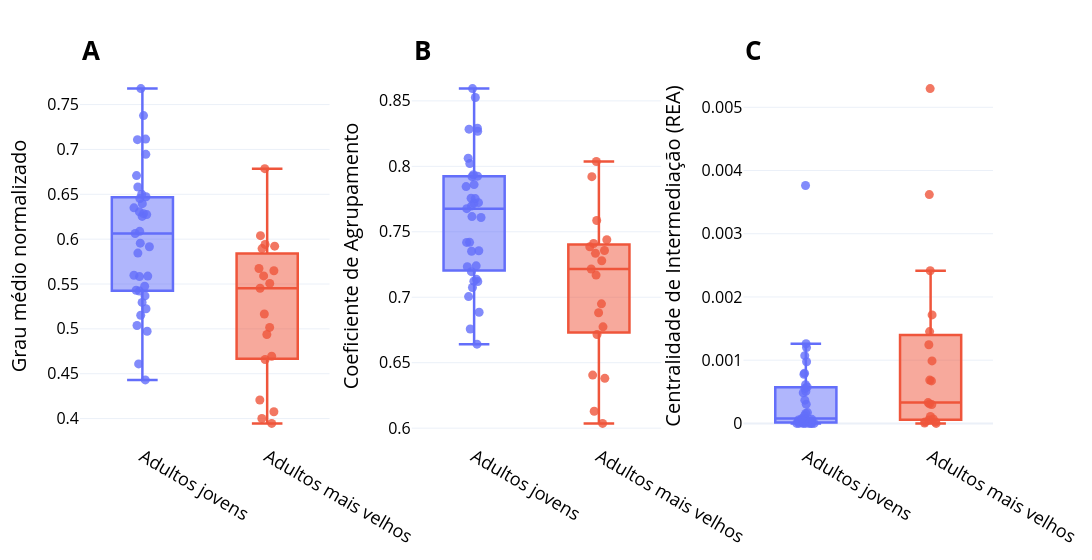

The notebook cell saved with this chart:
### Code cell
from pathlib import Path

import plotly.graph_objects as go
from plotly.subplots import make_subplots

AGE_PANELS = [
    ("degree_mean", "Grau médio normalizado", "A"),
    ("bin_clustering_mean", "Coeficiente de Agrupamento", "B"),
    ("betweenness_mean", "Centralidade de Intermediação (REA)", "C"),
]
AGE_LABELS = {"young": "Adultos jovens", "older": "Adultos mais velhos"}
AGE_COLORS = {"Adultos jovens": "#636EFA", "Adultos mais velhos": "#EF553B"}

# um ponto por participante: média de EO e EC
per_participant = (
    df_healthy.groupby(["subject_id", "Faixa Etária"], as_index=False)[[m for m, _, _ in AGE_PANELS]]
    .mean()
    .assign(grupo=lambda d: d["Faixa Etária"].map(AGE_LABELS))
)

fig_age = make_subplots(
    rows=1,
    cols=3,
    horizontal_spacing=0.09,
    subplot_titles=[f"<b>{tag}</b>" for _, _, tag in AGE_PANELS],
)
for col, (metric, ylabel, _tag) in enumerate(AGE_PANELS, start=1):
    for grupo, color in AGE_COLORS.items():
        sub = per_participant.loc[per_participant["grupo"] == grupo]
        fig_age.add_trace(
            go.Box(
                x=sub["grupo"],
                y=sub[metric],
                name=grupo,
                marker=dict(color=color, size=9, opacity=0.8),
                line=dict(color=color, width=2.5),
                boxpoints="all",
                jitter=0.35,
                pointpos=0,
                showlegend=False,
            ),
            row=1,
            col=col,
        )
    fig_age.update_yaxes(title_text=ylabel, row=1, col=col)

fig_age.update_xaxes(categoryorder="array", categoryarray=list(AGE_COLORS), tickfont_size=18)
fig_age.update_yaxes(title_font_size=20, tickfont_size=16)
fig_age.update_annotations(font_size=26, x=None, xanchor="left")
for ann, col in zip(fig_age.layout.annotations, range(1, 4)):
    ann.x = fig_age.get_subplot(1, col).xaxis.domain[0]
fig_age.update_layout(
    template="plotly_white",
    font=dict(size=18, color="black"),
    width=1500,
    height=560,
    margin=dict(l=80, r=30, t=70, b=70),
)
fig_age.show()

out_png = Path("../../figures/fig_metricas_idade_abc.png")
out_png.parent.mkdir(parents=True, exist_ok=True)
try:
    fig_age.write_image(out_png, scale=3)
    print(f"Salvo: {out_png.resolve()}")
except ValueError as err:
    # kernel iniciado antes de instalar o kaleido: reinicie o kernel para exportar PNG
    out_html = out_png.with_suffix(".html")
    fig_age.write_html(out_html)
    print(f"PNG não exportado ({err.__class__.__name__}). HTML: {out_html.resolve()}")

### Figure 1 — Plotly figure (JSON) as saved in the notebook; plotly's stock layout.template omitted (floating-point values rounded to 4 significant figures)
{"data": [{"boxpoints": "all", "jitter": 0.35, "line": {"color": "#636EFA", "width": 2.5}, "marker": {"color": "#636EFA", "opacity": 0.8, "size": 9}, "name": "Adultos jovens", "pointpos": 0, "showlegend": false, "type": "box", "x": ["Adultos jovens", "Adultos jovens", "Adultos jovens", "Adultos jovens", "Adultos jovens", "Adultos jovens", "Adultos jovens", "Adultos jovens", "Adultos jovens", "Adultos jovens", "Adultos jovens", "Adultos jovens", "Adultos jovens", "Adultos jovens", "Adultos jovens", "Adultos jovens", "Adultos jovens", "Adultos jovens", "Adultos jovens", "Adultos jovens", "Adultos jovens", "Adultos jovens", "Adultos jovens", "Adultos jovens", "Adultos jovens", "Adultos jovens", "Adultos jovens", "Adultos jovens", "Adultos jovens", "Adultos jovens", "Adultos jovens", "Adultos jovens", "Adultos jovens", "Adultos jovens", "Adultos jovens"], "xaxis": "x", "y": [0.4431, 0.5475, 0.6708, 0.6946, 0.5844, 0.5151, 0.6472, 0.7115, 0.6395, 0.4973, 0.6273, 0.5224, 0.5598, 0.5367, 0.6284, 0.5037, 0.6304, 0.7678, 0.6452, 0.461, 0.7377, 0.7109, 0.6063, 0.6253, 0.5915, 0.5295, 0.5588, 0.6349, 0.5431, 0.5955, 0.6581, 0.6087, 0.5422, 0.5582, 0.6501], "yaxis": "y"}, {"boxpoints": "all", "jitter": 0.35, "line": {"color": "#EF553B", "width": 2.5}, "marker": {"color": "#EF553B", "opacity": 0.8, "size": 9}, "name": "Adultos mais velhos", "pointpos": 0, "showlegend": false, "type": "box", "x": ["Adultos mais velhos", "Adultos mais velhos", "Adultos mais velhos", "Adultos mais velhos", "Adultos mais velhos", "Adultos mais velhos", "Adultos mais velhos", "Adultos mais velhos", "Adultos mais velhos", "Adultos mais velhos", "Adultos mais velhos", "Adultos mais velhos", "Adultos mais velhos", "Adultos mais velhos", "Adultos mais velhos", "Adultos mais velhos", "Adultos mais velhos", "Adultos mais velhos", "Adultos mais velhos"], "xaxis": "x", "y": [0.6039, 0.5453, 0.5506, 0.4937, 0.5648, 0.4658, 0.4695, 0.4207, 0.5166, 0.6785, 0.5895, 0.3946, 0.5941, 0.4076, 0.4001, 0.5922, 0.5016, 0.5673, 0.559], "yaxis": "y"}, {"boxpoints": "all", "jitter": 0.35, "line": {"color": "#636EFA", "width": 2.5}, "marker": {"color": "#636EFA", "opacity": 0.8, "size": 9}, "name": "Adultos jovens", "pointpos": 0, "showlegend": false, "type": "box", "x": ["Adultos jovens", "Adultos jovens", "Adultos jovens", "Adultos jovens", "Adultos jovens", "Adultos jovens", "Adultos jovens", "Adultos jovens", "Adultos jovens", "Adultos jovens", "Adultos jovens", "Adultos jovens", "Adultos jovens", "Adultos jovens", "Adultos jovens", "Adultos jovens", "Adultos jovens", "Adultos jovens", "Adultos jovens", "Adultos jovens", "Adultos jovens", "Adultos jovens", "Adultos jovens", "Adultos jovens", "Adultos jovens", "Adultos jovens", "Adultos jovens", "Adultos jovens", "Adultos jovens", "Adultos jovens", "Adultos jovens", "Adultos jovens", "Adultos jovens", "Adultos jovens", "Adultos jovens"], "xaxis": "x2", "y": [0.6757, 0.7195, 0.8021, 0.8291, 0.7696, 0.7005, 0.8062, 0.8268, 0.7845, 0.6885, 0.7753, 0.7138, 0.7352, 0.7233, 0.7719, 0.7074, 0.7757, 0.8526, 0.7935, 0.6642, 0.8594, 0.8284, 0.7616, 0.7677, 0.7419, 0.712, 0.7419, 0.7922, 0.7123, 0.761, 0.7925, 0.7722, 0.724, 0.7355, 0.786], "yaxis": "y2"}, {"boxpoints": "all", "jitter": 0.35, "line": {"color": "#EF553B", "width": 2.5}, "marker": {"color": "#EF553B", "opacity": 0.8, "size": 9}, "name": "Adultos mais velhos", "pointpos": 0, "showlegend": false, "type": "box", "x": ["Adultos mais velhos", "Adultos mais velhos", "Adultos mais velhos", "Adultos mais velhos", "Adultos mais velhos", "Adultos mais velhos", "Adultos mais velhos", "Adultos mais velhos", "Adultos mais velhos", "Adultos mais velhos", "Adultos mais velhos", "Adultos mais velhos", "Adultos mais velhos", "Adultos mais velhos", "Adultos mais velhos", "Adultos mais velhos", "Adultos mais velhos", "Adultos mais velhos", "Adultos mais velhos"], "xaxis": "x2", "y": [0.7921, 0.7169, 0.744, 0.695, 0.7278, 0.6715, 0.6774, 0.6381, 0.7216, 0.8037, 0.741, 0.6036, 0.7586, 0.6405, 0.6129, 0.7385, 0.6882, 0.7335, 0.7357], "yaxis": "y2"}, {"boxpoints": "all", "jitter": 0.35, "line": {"color": "#636EFA", "width": 2.5}, "marker": {"color": "#636EFA", "opacity": 0.8, "size": 9}, "name": "Adultos jovens", "pointpos": 0, "showlegend": false, "type": "box", "x": ["Adultos jovens", "Adultos jovens", "Adultos jovens", "Adultos jovens", "Adultos jovens", "Adultos jovens", "Adultos jovens", "Adultos jovens", "Adultos jovens", "Adultos jovens", "Adultos jovens", "Adultos jovens", "Adultos jovens", "Adultos jovens", "Adultos jovens", "Adultos jovens", "Adultos jovens", "Adultos jovens", "Adultos jovens", "Adultos jovens", "Adultos jovens", "Adultos jovens", "Adultos jovens", "Adultos jovens", "Adultos jovens", "Adultos jovens", "Adultos jovens", "Adultos jovens", "Adultos jovens", "Adultos jovens", "Adultos jovens", "Adultos jovens", "Adultos jovens", "Adultos jovens", "Adultos jovens"], "xaxis": "x3", "y": [0.003764, 0.0005065, 0.0, 7.462e-05, 0.0009759, 0.0007776, 0.0003038, 0.0, 0.0001566, 0.00126, 5.33e-05, 0.0007942, 0.0001712, 0.0005756, 6.396e-05, 0.001071, 2.665e-05, 0.0, 3.934e-05, 0.001199, 0.0, 0.0, 7.868e-05, 0.0, 3.372e-05, 0.0005543, 0.000485, 1.066e-05, 0.0001237, 3.198e-05, 0.0, 5.817e-05, 0.0006114, 0.0003672, 0.0], "yaxis": "y3"}, {"boxpoints": "all", "jitter": 0.35, "line": {"color": "#EF553B", "width": 2.5}, "marker": {"color": "#EF553B", "opacity": 0.8, "size": 9}, "name": "Adultos mais velhos", "pointpos": 0, "showlegend": false, "type": "box", "x": ["Adultos mais velhos", "Adultos mais velhos", "Adultos mais velhos", "Adultos mais velhos", "Adultos mais velhos", "Adultos mais velhos", "Adultos mais velhos", "Adultos mais velhos", "Adultos mais velhos", "Adultos mais velhos", "Adultos mais velhos", "Adultos mais velhos", "Adultos mais velhos", "Adultos mais velhos", "Adultos mais velhos", "Adultos mais velhos", "Adultos mais velhos", "Adultos mais velhos", "Adultos mais velhos"], "xaxis": "x3", "y": [0.0003088, 5.514e-05, 0.0003297, 0.0006848, 2.316e-05, 0.001245, 0.0006718, 0.002414, 0.001716, 0.0, 2.132e-05, 0.001452, 0.0002977, 0.005296, 0.003619, 5.62e-06, 0.0009889, 7.149e-05, 0.0001106], "yaxis": "y3"}], "layout": {"annotations": [{"font": {"size": 26}, "showarrow": false, "text": "<b>A</b>", "x": 0, "xanchor": "left", "xref": "paper", "y": 1, "yanchor": "bottom", "yref": "paper"}, {"font": {"size": 26}, "showarrow": false, "text": "<b>B</b>", "x": 0.3633, "xanchor": "left", "xref": "paper", "y": 1, "yanchor": "bottom", "yref": "paper"}, {"font": {"size": 26}, "showarrow": false, "text": "<b>C</b>", "x": 0.7267, "xanchor": "left", "xref": "paper", "y": 1, "yanchor": "bottom", "yref": "paper"}], "font": {"color": "black", "size": 18}, "height": 560, "margin": {"b": 70, "l": 80, "r": 30, "t": 70}, "width": 1500, "xaxis": {"anchor": "y", "categoryarray": ["Adultos jovens", "Adultos mais velhos"], "categoryorder": "array", "domain": [0, 0.2733], "tickfont": {"size": 18}}, "xaxis2": {"anchor": "y2", "categoryarray": ["Adultos jovens", "Adultos mais velhos"], "categoryorder": "array", "domain": [0.3633, 0.6367], "tickfont": {"size": 18}}, "xaxis3": {"anchor": "y3", "categoryarray": ["Adultos jovens", "Adultos mais velhos"], "categoryorder": "array", "domain": [0.7267, 1], "tickfont": {"size": 18}}, "yaxis": {"anchor": "x", "domain": [0, 1], "tickfont": {"size": 16}, "title": {"font": {"size": 20}, "text": "Grau médio normalizado"}}, "yaxis2": {"anchor": "x2", "domain": [0, 1], "tickfont": {"size": 16}, "title": {"font": {"size": 20}, "text": "Coeficiente de Agrupamento"}}, "yaxis3": {"anchor": "x3", "domain": [0, 1], "tickfont": {"size": 16}, "title": {"font": {"size": 20}, "text": "Centralidade de Intermediação (REA)"}}}}
